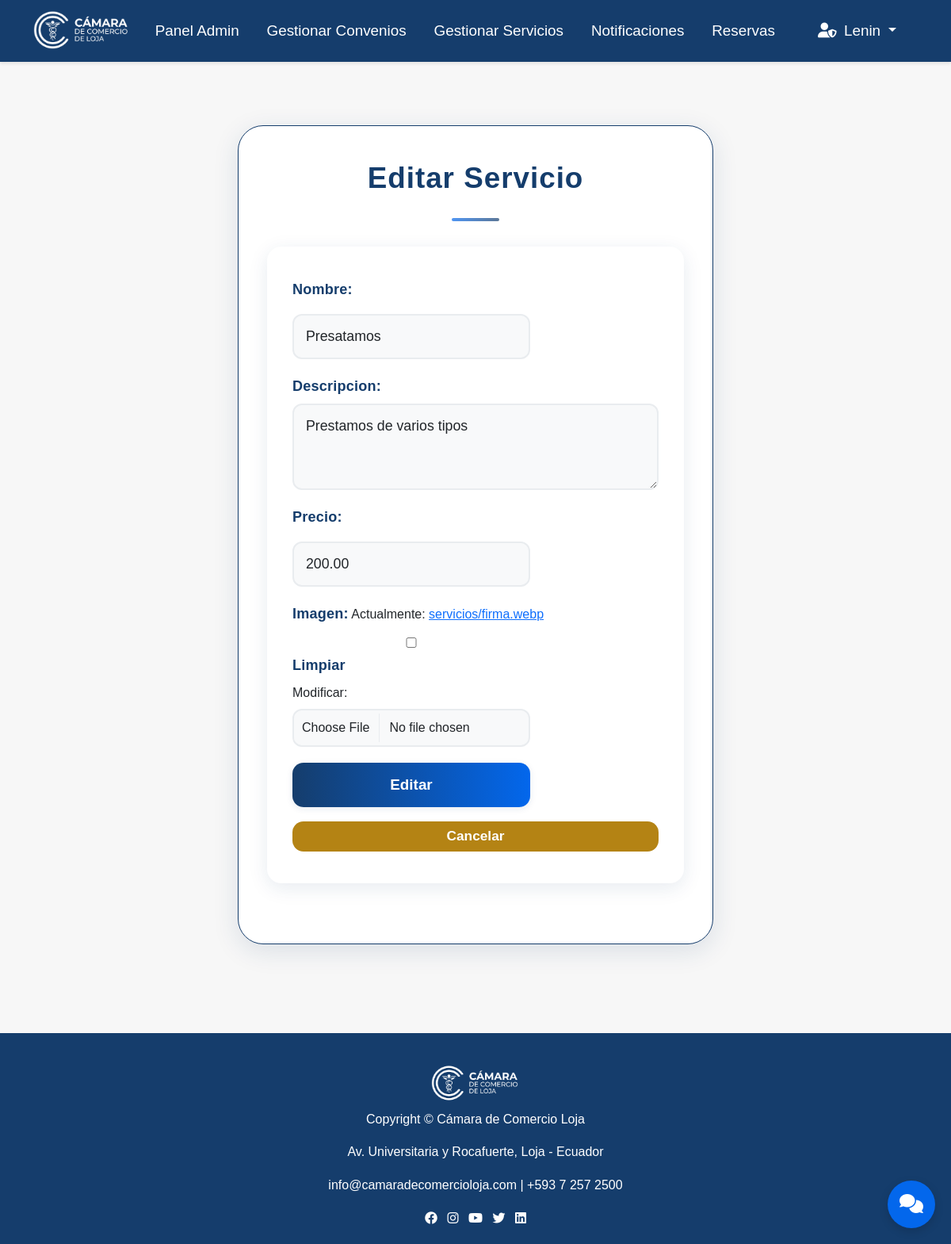
Page /admin-servicios/1/editar/ (signed in) on the committed database.
### camara/models.py (models this page shows, shortened)
class Usuario(AbstractUser):
    TIPO_USUARIO_CHOICES = [
        ('socio', 'Socio'),
        ('visitante', 'Visitante'),
        ('empresa', 'Empresa'),
    ]
    nombre = models.CharField(max_length=255)
    tipo_usuario = models.CharField(max_length=10, choices=TIPO_USUARIO_CHOICES)
    cedula = models.CharField(max_length=20, unique=True, null=True, blank=True)
    email = models.EmailField(unique=True)
    telefono = models.CharField(max_length=20, null=True, blank=True)
    red_social_preferida = models.CharField(max_length=100, null=True, blank=True)
    aprobado = models.BooleanField(default=False)
    debe_cambiar_contrasena = models.BooleanField(default=False)
    fecha_contrasena_temporal = models.DateTimeField(null=True, blank=True)
    groups = models.ManyToManyField(
        Group,
        related_name='usuario_set',
        blank=True,
        help_text='The groups this user belongs to.',
        verbose_name='groups'
    )
    user_permissions = models.ManyToManyField(
        Permission,
        related_name='usuario_set',
        blank=True,
        help_text='Specific permissions for this user.',
        verbose_name='user permissions'
    )

class Servicio(models.Model):
    nombre = models.CharField(max_length=255)
    descripcion = models.TextField(null=True, blank=True)
    precio = models.DecimalField(max_digits=10, decimal_places=2, null=True, blank=True)
    imagen = models.ImageField(upload_to='servicios/', null=True, blank=True)  # Nuevo campo imagen

### camara/views.py (the view)
# urls.py: path('admin-servicios/<int:pk>/editar/', views.admin_servicio_edit, name='admin_servicio_edit'),
@admin_required
def admin_servicio_edit(request, pk):
    servicio = Servicio.objects.get(pk=pk)
    if request.method == 'POST':
        form = ServicioForm(request.POST, request.FILES, instance=servicio)
        if form.is_valid():
            form.save()
            return redirect('admin_servicios_list')
    else:
        form = ServicioForm(instance=servicio)
    return render(request, 'adminview/servicio_form.html', {
        'form': form,
        'accion': 'Editar'
    })

### camara/forms.py
class ServicioForm(forms.ModelForm):
    class Meta:
        model = Servicio
        fields = ['nombre', 'descripcion', 'precio', 'imagen']
        widgets = {
            'nombre': forms.TextInput(attrs={'class': 'form-control', 'placeholder': 'Nombre del servicio'}),
            'descripcion': forms.Textarea(attrs={'class': 'form-control', 'rows': 3, 'placeholder': 'Descripción del servicio'}),
            'precio': forms.NumberInput(attrs={'class': 'form-control', 'min': '0', 'step': '0.01', 'placeholder': 'Precio'}),
            'imagen': forms.ClearableFileInput(attrs={'class': 'form-control'}),
        }

### camara/views.py (called while the page is built)
def admin_required(view_func):
    return user_passes_test(lambda u: u.is_authenticated and (u.is_superuser or u.is_staff), login_url='/login/')(view_func)

### camara/template/adminview/servicio_form.html (shortened to what this page needs)
{% extends "master.html" %}
{% load static %}
{% block content %}
<div class="convenio-card">
    <h1>{{ accion|default:"Crear" }} Servicio</h1>
    <div class="convenio-divider"></div>
    <form method="post" enctype="multipart/form-data" id="registro-form">
        {{ form|default_if_none:"<div class='alert alert-danger'>No se encontró el formulario.</div>" }}
        <button type="submit" class="convenio-btn w-100">{{ accion|default:"Crear" }}</button>
        <a href="{% url 'admin_servicios_list' %}" class="btn convenio-cancel w-100 mt-2">Cancelar</a>
    </form>
</div>
{% endblock %}

### camara/template/master.html (shortened to what this page needs)
{% load static %}
<!DOCTYPE html>
<html lang="es">
<head>
    <link href="https://cdn.jsdelivr.net/npm/bootstrap@5.3.0/dist/css/bootstrap.min.css" rel="stylesheet">
    <link href="https://cdnjs.cloudflare.com/ajax/libs/font-awesome/6.0.0/css/all.min.css" rel="stylesheet">
    <link rel="stylesheet" href="{% static 'css/style.css' %}">
    <link rel="stylesheet" href="{% static 'css/Formularios.css' %}">
    <link rel="stylesheet" href="{% static 'css/admin.css' %}">
    <link rel="stylesheet" href="{% static 'css/afiliacion_detalle.css' %}">
    <link rel="stylesheet" href="{% static 'css/registro.css' %}">
    <link rel="stylesheet" href="{% static 'css/home.css' %}">
</head>
<body>
    <nav class="navbar navbar-expand-lg navbar-custom">
        <div class="container">
            <a class="navbar-brand" href="{% url 'home' %}">
                <img src="{% static 'img/logo2.png' %}" alt="Logo" class="logo-img me-2"
                    style="height:52px;vertical-align:middle;">
            </a>
            <div class="collapse navbar-collapse" id="navbarNav">
                <ul class="navbar-nav me-auto">
                    {% if user.is_authenticated and user.is_superuser %}
                    <li class="nav-item">
                        <a class="nav-link" href="{% url 'admin_home' %}">Panel Admin</a>
                    </li>
                    <li class="nav-item">
                        <a class="nav-link" href="{% url 'admin_convenios_list' %}">Gestionar Convenios</a>
                    </li>
                    <li class="nav-item">
                        <a class="nav-link" href="{% url 'admin_servicios_list' %}">Gestionar Servicios</a>
                    </li>
                    <li class="nav-item">
                        <a class="nav-link" href="{% url 'admin_notificacion' %}">Notificaciones</a>
                    </li>
                    <li class="nav-item">
                        <a class="nav-link" href="{% url 'admin_reservas_list' %}">Reservas</a>
                    </li>
                    {% endif %}
                </ul>
                <ul class="navbar-nav align-items-center flex-row">
                    {% if user.is_authenticated %}
                        {% if user.is_superuser or user.is_staff %}
                            <li class="nav-item dropdown">
                                <a class="nav-link dropdown-toggle" href="#" id="navbarDropdownAdmin" role="button"
                                    data-bs-toggle="dropdown">
                                    <i class="fas fa-user-shield me-1"></i>
                                    {% if user.nombre %}
                                        {{ user.nombre }}
                                    {% elif user.first_name %}
                                        {{ user.first_name }}
                                    {% else %}
                                        {{ user.username }}
                                    {% endif %}
                                </a>
                            </li>
                        {% endif %}
                    {% endif %}
                </ul>
            </div>
        </div>
    </nav>
    <main>
        {% block content %}{% endblock %}
    </main>
    <footer class="footer mt-5">
        <div class="container text-center">
            <img src="{% static 'img/logo2.png' %}" alt="Cámara de Comercio Loja" height="48" class="mb-2">
            <p>Copyright © {{ now|date:"Y" }} Cámara de Comercio Loja</p>
            <p>Av. Universitaria y Rocafuerte, Loja - Ecuador</p>
            <p>
                <a href="mailto:info@camaradecomercioloja.com">info@camaradecomercioloja.com</a> |
                <a href="tel:+59372572500">+593 7 257 2500</a>
            </p>
            <div>
                <a href="https://www.facebook.com/camaraloja" target="_blank" class="me-2"><i
                        class="fa-brands fa-facebook"></i></a>
                <a href="https://www.instagram.com/camara_loja/" target="_blank" class="me-2"><i
                        class="fa-brands fa-instagram"></i></a>
                <a href="https://www.youtube.com/@camaradecomercioloja" target="_blank" class="me-2"><i
                        class="fa-brands fa-youtube"></i></a>
                <a href="https://twitter.com/CamaraLoja" target="_blank" class="me-2"><i
                        class="fa-brands fa-twitter"></i></a>
                <a href="https://www.linkedin.com" target="_blank"><i class="fa-brands fa-linkedin"></i></a>
            </div>
        </div>
    </footer>
    <button id="chatbot-toggle" class="chatbot-toggle" title="Asistente Virtual">
        <i class="fas fa-comments"></i>
    </button>
</body>
</html>

### camara/static/css/style.css (style rules this page uses)
:root { --color-logo: #153D6C; --color-azul-brillante: #0367EC; --color-dorado: #B48314; --color-amarillo-claro: #F1DB62; --color-blanco: #FFFFFF; --color-gris-claro: #F8F9FA; --color-gris: #6C757D; --color-oscuro: #212529; }
* { margin: 0; padding: 0; box-sizing: border-box; }
body { font-family: 'Segoe UI', Tahoma, Geneva, Verdana, sans-serif; line-height: 1.6; color: var(--color-oscuro); background-color: var(--color-gris-claro); }
body { font-family: Arial, sans-serif; background: #f7f7f7; margin: 0; padding: 0; }
nav a { color: #fff; margin-right: 1em; text-decoration: none; }
main { padding: 2em; }
footer { background: #003366; color: #fff; text-align: center; padding: 1em; }
form input, form button { display: block; margin: 0.5em 0; padding: 0.5em; width: 100%; max-width: 300px; }
form button { background: #003366; color: #fff; border: none; cursor: pointer; }
.navbar-brand { font-size: 1.5rem !important; font-weight: bold; color: var(--color-logo) !important; }
.navbar-custom { background-color: #153D6C !important; box-shadow: 0 2px 4px rgba(0,0,0,0.1); font-size: 1.25rem; }
.navbar-custom .navbar-nav .nav-link { color: #fff !important; font-weight: 500; font-size: 1.18rem; transition: color 0.3s ease; padding-top: 0.7rem; padding-bottom: 0.7rem; }
.form-control { border-radius: 10px; border: 2px solid #e9ecef; padding: 12px 15px; transition: border-color 0.3s ease; }
.chatbot-toggle { position: fixed; bottom: 20px; right: 20px; background-color: var(--color-azul-brillante); color: var(--color-blanco); border: none; border-radius: 50%; width: 60px; height: 60px; font-size: 1.5rem; box-shadow: 0 4px 12px rgba(0,0,0,0.15); transition: all 0.3s ease; z-index: 1000; }
.footer { background-color: var(--color-logo); color: var(--color-blanco); padding: 40px 0 20px; margin-top: 50px; }
.footer a { color: var(--color-blanco); text-decoration: none; transition: color 0.3s ease; }

### camara/static/css/Formularios.css (style rules this page uses)
:root { --color-logo: #153D6C; --color-azul-brillante: #0367EC; --color-dorado: #B48314; --color-amarillo-claro: #F1DB62; --color-blanco: #FFFFFF; --color-gris-claro: #F8F9FA; --color-gris: #6C757D; --color-oscuro: #212529; }
#registro-form { background: var(--color-blanco); border-radius: 18px; box-shadow: 0 6px 24px rgba(21,61,108,0.10); padding: 40px 32px; margin: 0 auto 40px auto; max-width: 750px; }
#registro-form label, #registro-form .form-label { font-size: 1.13rem; color: var(--color-logo); font-weight: 600; margin-bottom: 7px; letter-spacing: 0.2px; }
#registro-form .form-control, #registro-form input[type="text"], #registro-form input[type="number"], #registro-form input[type="date"], #registro-form input[type="file"], #registro-form textarea, #registro-form select { border-radius: 12px; border: 2px solid var(--color-gris); background: var(--color-gris-claro); font-size: 1.11rem; padding: 13px 15px; margin-bottom: 20px; transition: border-color 0.3s, background 0.3s; font-family: 'Montserrat', Arial, sans-serif; }
#registro-form input[type="file"].form-control { padding: 10px; font-size: 1rem; background: var(--color-gris-claro); border-radius: 12px; border: 2px solid #e9ecef; }

### camara/static/css/admin.css (style rules this page uses)
.convenio-card { background: var(--color-blanco); border-radius: 32px; box-shadow: 0 8px 32px rgba(21,61,108,0.13); max-width: 600px; margin: 48px auto 32px auto; padding: 44px 36px 36px 36px; position: relative; overflow: hidden; border: 1.5px solid var(--color-logo); animation: fadeInUp 0.7s; }
.convenio-card h1 { color: var(--color-logo); font-size: 2.3rem; font-weight: bold; margin-bottom: 28px; letter-spacing: 1px; text-align: center; font-family: 'Montserrat', Arial, sans-serif; }
.convenio-divider { height: 4px; width: 60px; background: linear-gradient(90deg, var(--color-azul-brillante), var(--color-logo)); border-radius: 2px; margin: 0 auto 32px auto; opacity: 0.7; }
.convenio-btn { background: linear-gradient(90deg, var(--color-logo), var(--color-azul-brillante)); color: var(--color-blanco); border: none; border-radius: 14px; padding: 13px 0; font-size: 1.18rem; font-weight: 600; box-shadow: 0 2px 8px rgba(21,61,108,0.10); transition: background 0.3s, transform 0.2s; margin-top: 10px; }
.convenio-cancel { border-radius: 14px; font-weight: 600; font-size: 1.08rem; margin-top: 12px; background: var(--color-dorado); border: none; color: var(--color-blanco); transition: background 0.3s; }

### rows in the picture
Usuario: username "Lenin"
Servicio: nombre "Presatamos", descripcion "Prestamos de varios tipos", precio "200.00"

### other values in the picture
{{ accion|default:"Crear" }} "Editar"
